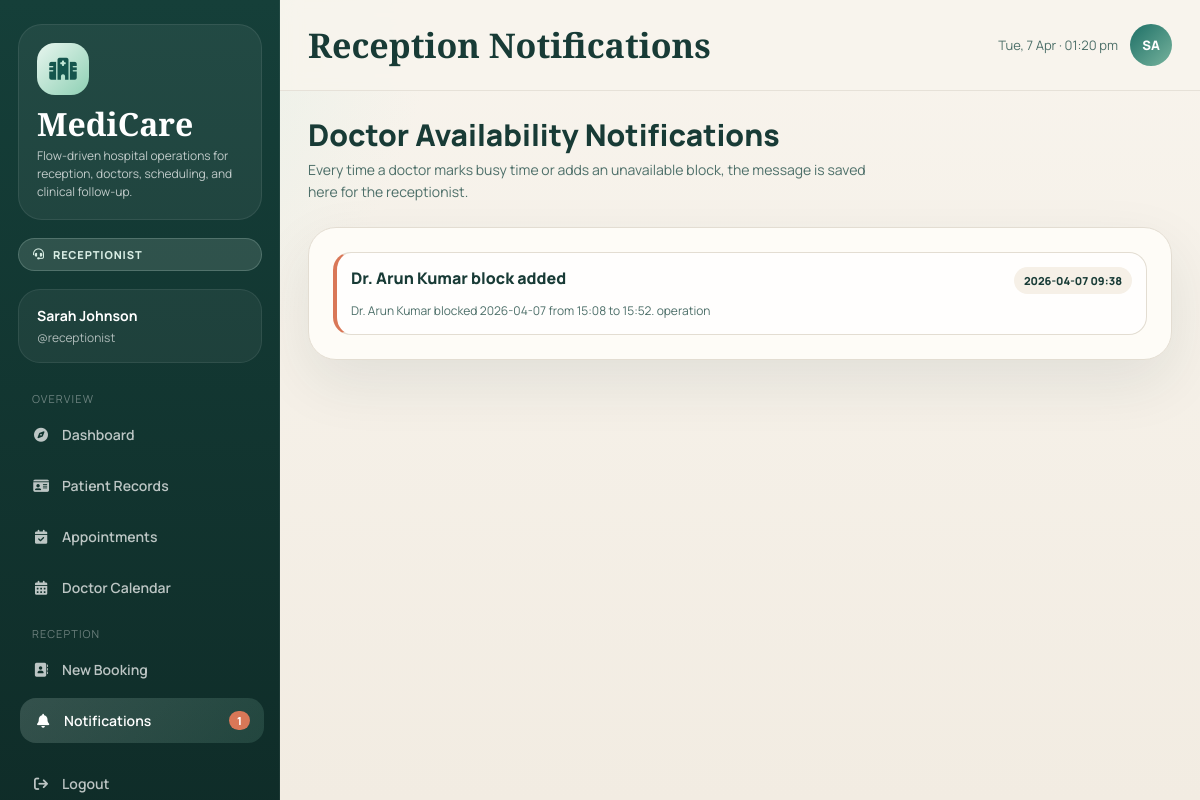
The app's page /notifications (signed in) with its own data.
### tables this page shows
CREATE TABLE notifications (
            id INTEGER PRIMARY KEY AUTOINCREMENT,
            target_role TEXT NOT NULL,
            title TEXT NOT NULL,
            message TEXT NOT NULL,
            created_at TIMESTAMP DEFAULT CURRENT_TIMESTAMP,
            is_read INTEGER DEFAULT 0
        );

### app.py (the view)
@app.route("/notifications")
@login_required
@role_required("receptionist")
def notifications():
    conn = get_db()
    items = get_notifications(conn, "receptionist", limit=100, unread_only=False)
    conn.execute("UPDATE notifications SET is_read=1 WHERE target_role='receptionist' AND is_read=0")
    conn.commit()
    conn.close()
    return render_template("notifications.html", notifications=items)

### app.py (called while the page is built)
def get_db():
    conn = sqlite3.connect(DB)
    conn.row_factory = sqlite3.Row
    return conn

def login_required(f):
    @wraps(f)
    def decorated(*args, **kwargs):
        if "user_id" not in session:
            return redirect(url_for("login"))
        return f(*args, **kwargs)
    return decorated

def role_required(*roles):
    def decorator(f):
        @wraps(f)
        def decorated(*args, **kwargs):
            if session.get("role") not in roles:
                flash("Access denied.", "danger")
                return redirect(url_for("dashboard"))
            return f(*args, **kwargs)
        return decorated
    return decorator

def format_time_label(value):
    hour, minute = [int(part) for part in value.split(":")]
    display_hour = hour if hour <= 12 else hour - 12
    period = "AM" if hour < 12 else "PM"
    return f"{display_hour:02d}:{minute:02d} {period}"

def minutes_since_midnight(value):
    hour, minute = [int(part) for part in value.split(":")]
    return hour * 60 + minute

def get_slot_options(start=DEFAULT_WORK_START, end=DEFAULT_WORK_END, step=DEFAULT_SLOT_MINUTES):
    options = []
    current = minutes_since_midnight(start)
    stop = minutes_since_midnight(end)
    while current < stop:
        hour = current // 60
        minute = current % 60
        value = f"{hour:02d}:{minute:02d}"
        options.append({"value": value, "label": format_time_label(value)})
        current += step
    return options

def get_notifications(conn, target_role, limit=10, unread_only=False):
    query = """
        SELECT *
        FROM notifications
        WHERE target_role=?
    """
    params = [target_role]
    if unread_only:
        query += " AND is_read=0"
    query += " ORDER BY created_at DESC LIMIT ?"
    params.append(limit)
    return conn.execute(query, params).fetchall()

### templates/notifications.html (shortened to what this page needs)
{% extends 'base.html' %}
{% block topbar_title %}Reception Notifications{% endblock %}
{% block content %}
<div class="page-header">
  <div>
    <div class="page-title">Doctor Availability Notifications</div>
    <div class="page-sub">Every time a doctor marks busy time or adds an unavailable block, the message is saved here for the receptionist.</div>
  </div>
</div>
<div class="card">
  {% if notifications %}
  <div class="stack">
    {% for item in notifications %}
    <div class="mini-card" style="border-left:4px solid #d97757;">
      <div style="display:flex; justify-content:space-between; gap:12px; flex-wrap:wrap;">
        <div style="font-weight:800;">{{ item.title }}</div>
        <span class="tag">{{ item.created_at[:16] }}</span>
      </div>
      <div class="text-muted" style="margin-top:8px;">{{ item.message }}</div>
    </div>
    {% endfor %}
  </div>
  {% else %}
  <div class="empty-state"><i class="fa-solid fa-bell-slash"></i><p>No notifications saved yet.</p></div>
  {% endif %}
</div>
{% endblock %}

### templates/base.html (shortened to what this page needs)
<!DOCTYPE html>
<html lang="en">
<head>
<link rel="stylesheet" href="https://cdnjs.cloudflare.com/ajax/libs/font-awesome/6.5.0/css/all.min.css">
</head>
<body>
{% if session.user_id %}
<aside class="sidebar">
  <div class="brand-shell">
    <div class="brand-mark"><i class="fa-solid fa-hospital"></i></div>
    <div class="brand-title">MediCare</div>
    <div class="brand-sub">Flow-driven hospital operations for reception, doctors, scheduling, and clinical follow-up.</div>
  </div>
  <div class="role-pill">
    <i class="fa-solid {% if session.role=='doctor' %}fa-user-doctor{% else %}fa-headset{% endif %}"></i>
    {{ session.role }}
  </div>
  <div class="profile-card">
    <div class="profile-name">{{ session.full_name }}</div>
    <div class="profile-user">@{{ session.username }}</div>
  </div>
  <nav class="nav-group">
    <div class="nav-label">Overview</div>
    <a class="nav-item {% if request.endpoint=='dashboard' %}active{% endif %}" href="{{ url_for('dashboard') }}">
      <i class="fa-solid fa-compass"></i> Dashboard
    </a>
    <a class="nav-item {% if request.endpoint in ['patients','patient_detail'] %}active{% endif %}" href="{{ url_for('patients') }}">
      <i class="fa-solid fa-id-card"></i> Patient Records
    </a>
    <a class="nav-item {% if request.endpoint=='appointments' %}active{% endif %}" href="{{ url_for('appointments') }}">
      <i class="fa-solid fa-calendar-check"></i> Appointments
    </a>
    <a class="nav-item {% if request.endpoint=='calendar_view' %}active{% endif %}" href="{{ url_for('calendar_view') }}">
      <i class="fa-solid fa-calendar-days"></i> Doctor Calendar
    </a>
    {% if session.role == 'receptionist' %}
    <div class="nav-label">Reception</div>
    <a class="nav-item {% if request.endpoint=='admit_patient' %}active{% endif %}" href="{{ url_for('admit_patient') }}">
      <i class="fa-solid fa-address-book"></i> New Booking
    </a>
    <a class="nav-item {% if request.endpoint=='notifications' %}active{% endif %}" href="{{ url_for('notifications') }}">
      <i class="fa-solid fa-bell"></i> Notifications
      {% if unread_notifications %}
      <span style="margin-left:auto; background:#d97757; color:white; border-radius:999px; padding:2px 8px; font-size:11px; font-weight:800;">{{ unread_notifications }}</span>
      {% endif %}
    </a>
    {% endif %}
  </nav>
  <div class="sidebar-footer">
    <a class="nav-item" href="{{ url_for('logout') }}">
      <i class="fa-solid fa-arrow-right-from-bracket"></i> Logout
    </a>
  </div>
</aside>
<div class="main-wrap">
  <header class="topbar">
    <div class="topbar-title">{% block topbar_title %}MediCare HMS{% endblock %}</div>
    <div class="topbar-meta">
      <span id="live-clock"></span>
      <div class="avatar">{{ session.full_name[:2].upper() }}</div>
    </div>
  </header>
  <main class="page-content">
    {% block content %}{% endblock %}
  </main>
</div>
{% else %}
{% block auth_content %}{% endblock %}
{% endif %}
</body>
</html>

### records on screen
notifications: role "RECEPTIONIST", username "receptionist", title "Dr. Arun Kumar block added", created_at "2026-04-07 09:38", message "Dr. Arun Kumar blocked 2026-04-07 from 15:08 to 15:52. operation"

### other values on screen
{{ session.full_name }} "Sarah Johnson"
{{ unread_notifications }} "1"
{{ session.full_name[:2].upper() }} "SA"
